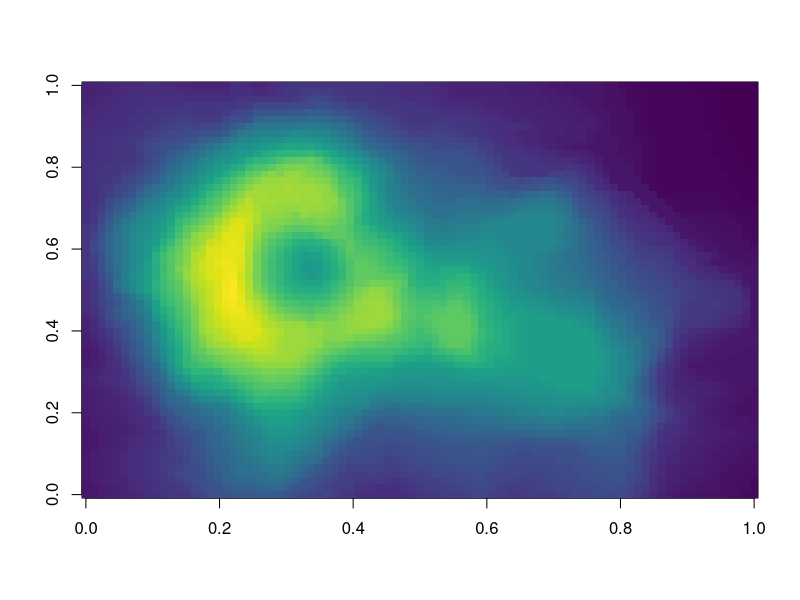
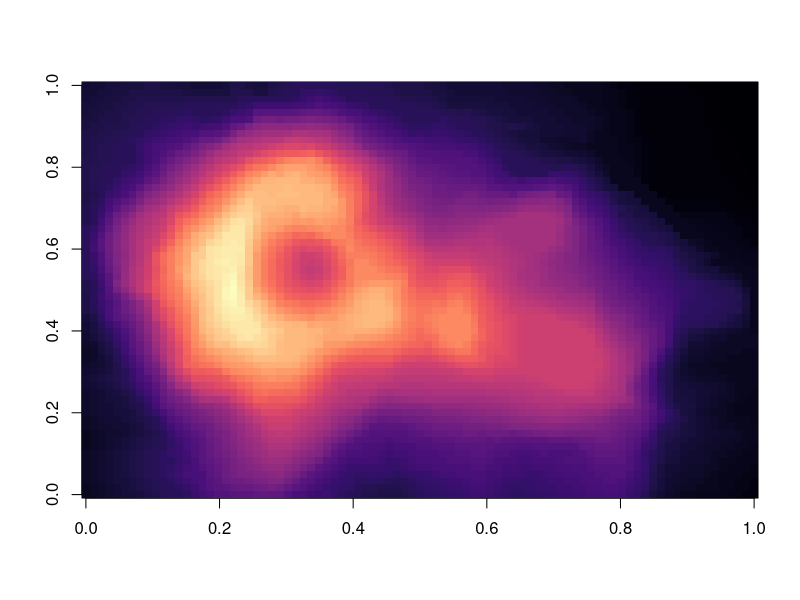
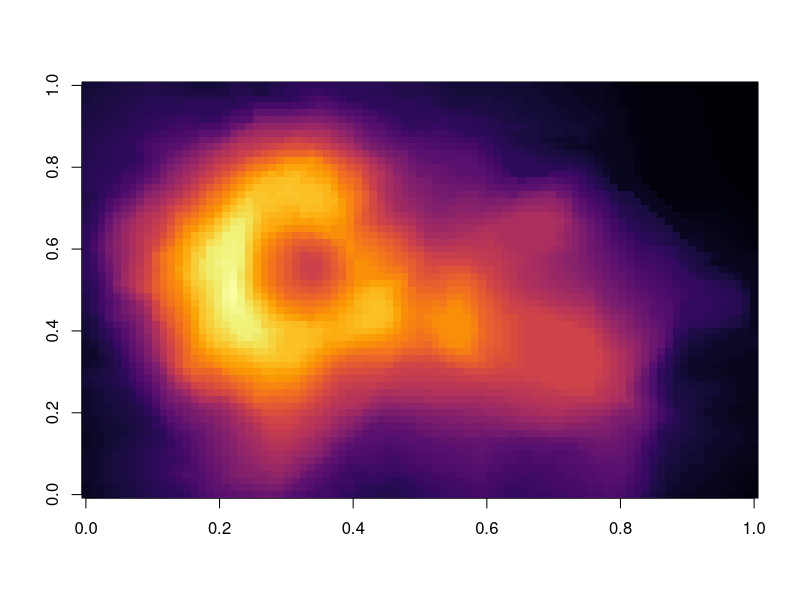
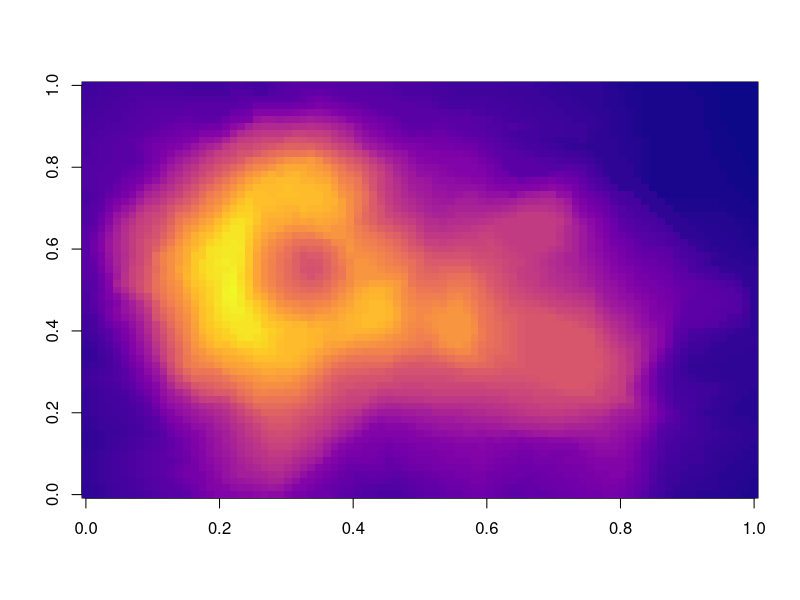

The R source for these figures, in order:
## ---- chunk 1
knitr::opts_chunk$set(echo = FALSE)
library(viridis)
## ---- chunk 2
image(volcano, col = viridis(200))
## ---- chunk 3
image(volcano, col = viridis(200, option = "A"))
## ---- chunk 4
image(volcano, col = viridis(200, option = "B"))
## ---- chunk 5
image(volcano, col = viridis(200, option = "C"))
